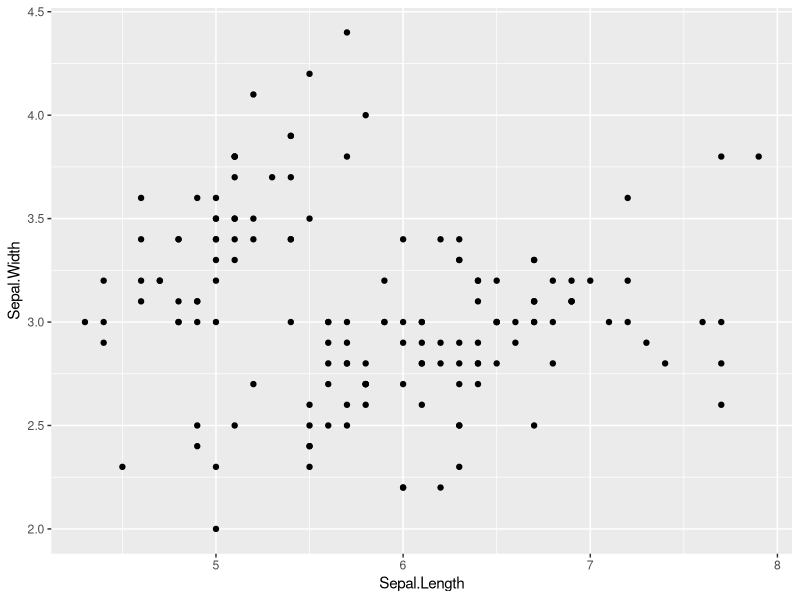
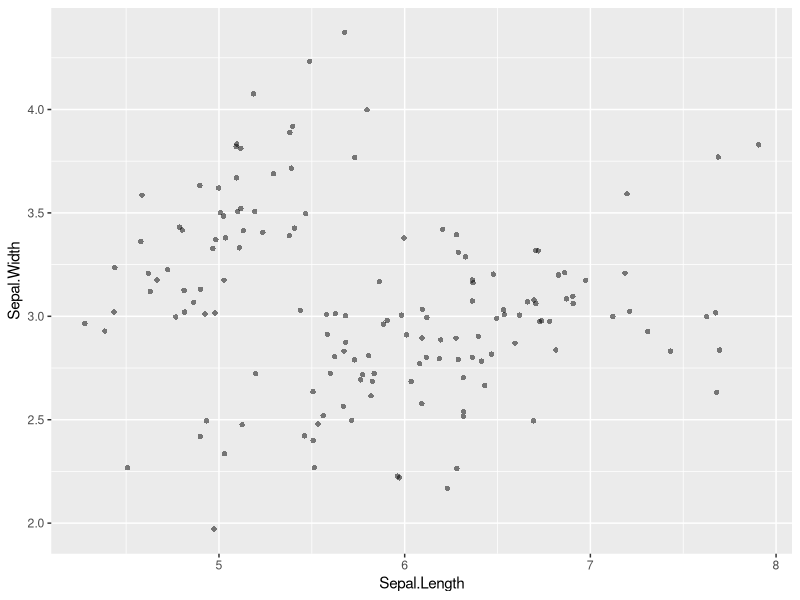
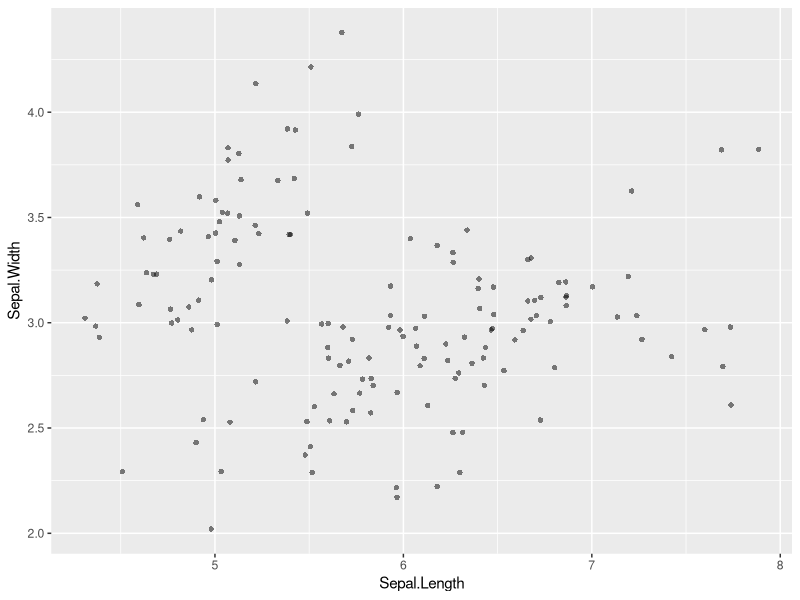
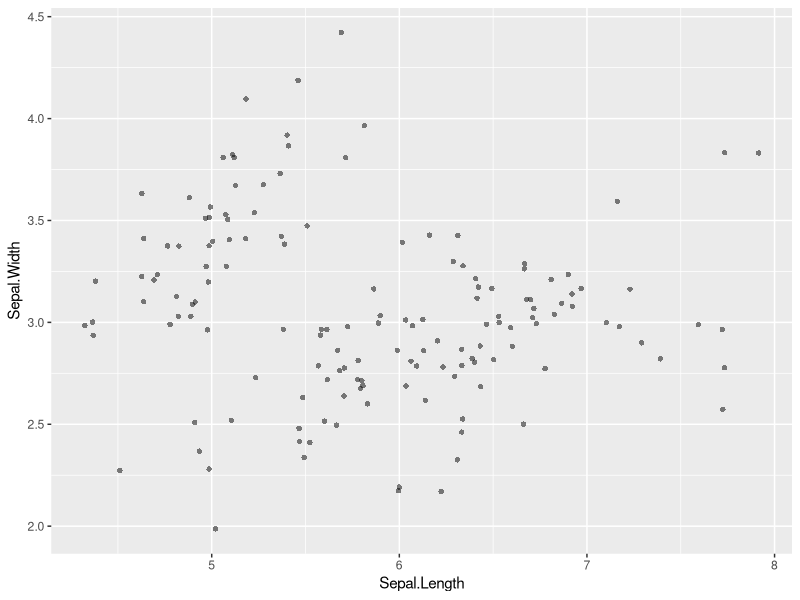
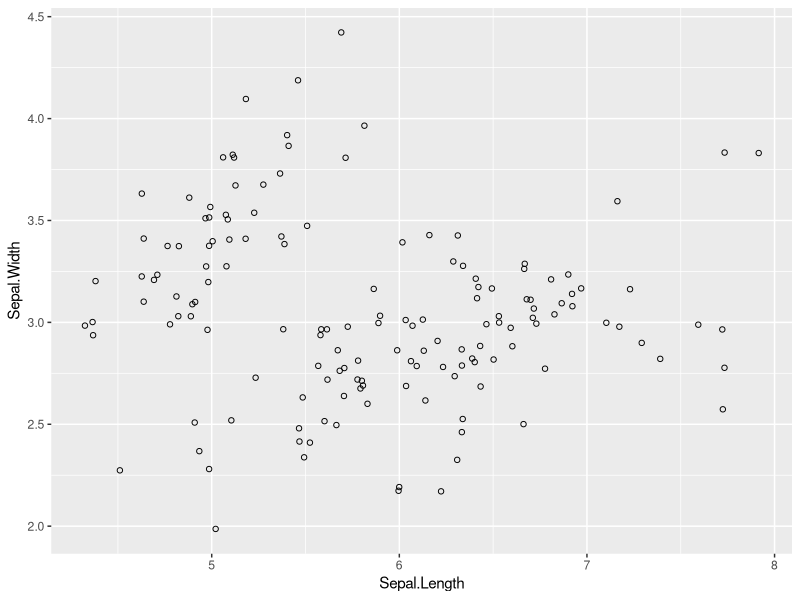
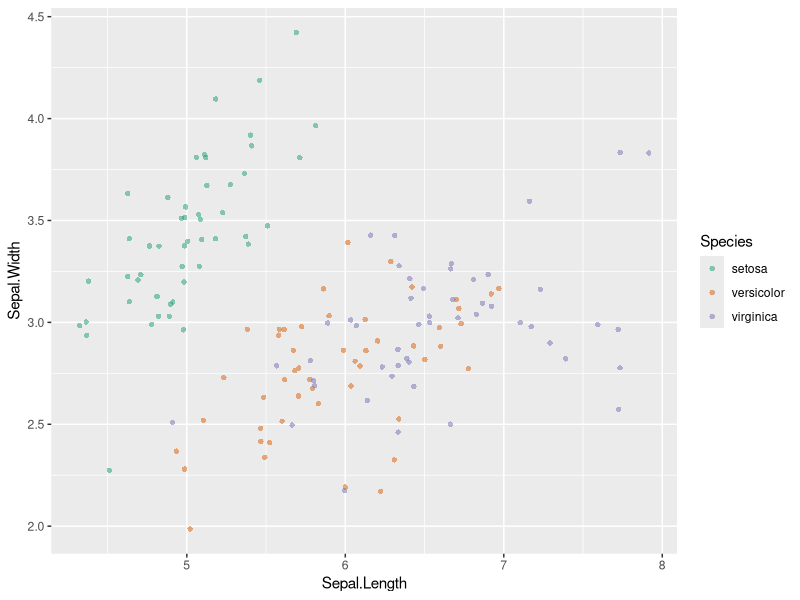
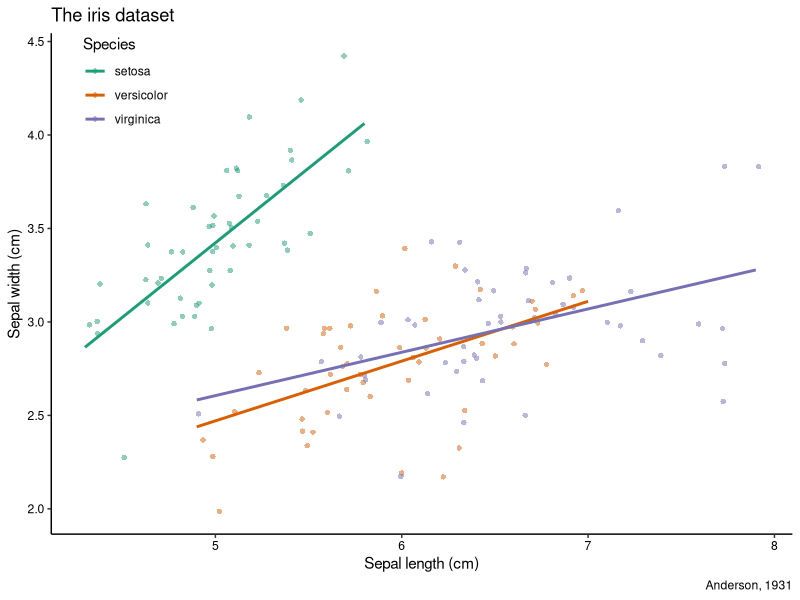
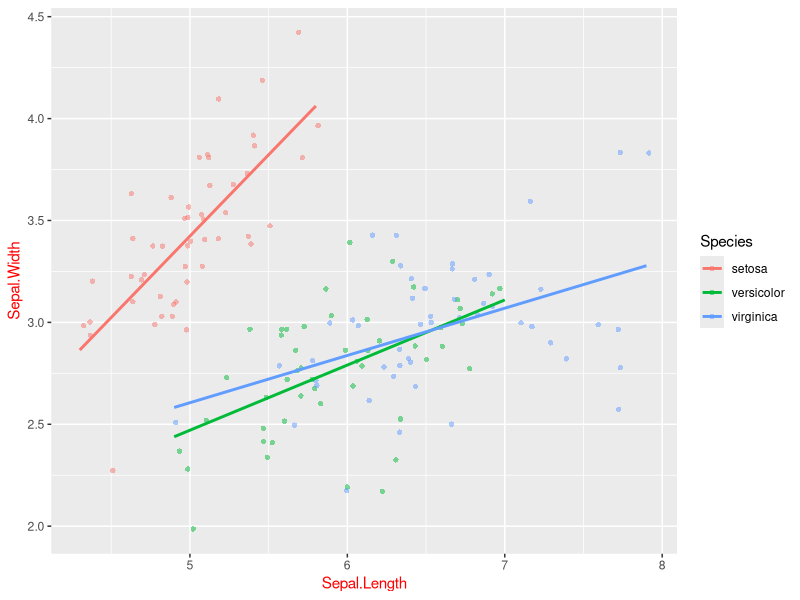

Recreate these plots in R, in order.
# Data Viz coding challenge, 
# DSI-2022-01

# Load packages
library(tidyverse)

data(iris)

iris %>% 
  as_tibble() -> iris

iris

# Making our plot - a basic scatter plot
# 1 - Create the base layer for a scatter plot
#   - Aesthetic mapping aes()
#     x axis = sepal length,
#     y axis = sepal width 
#   - Geometry
#     geom_*()
# Basic plot with lots of over-plotting
ggplot(iris, aes(Sepal.Length, Sepal.Width)) +
  geom_point()

# Causes for overplotting:
# 1 - Low-precision data
# 2 - Categorical x axis w many levels, all dots are aligned
# 3 - Integer data
# 4 - High-density data

# Solutions for over-plotting
# jitter position on the points
# alpha-blending - change the transparency (0 = transparent, 1 = opaque)
# hollow points instead of filled points
# facet or show subsets
# size of points
# Use a different geom

# How to jitter:
# Most basic
ggplot(iris, aes(Sepal.Length, Sepal.Width)) +
  geom_point(position = "jitter", shape = 16, alpha = 0.5)

# More flexible (can specify height and width)
ggplot(iris, aes(Sepal.Length, Sepal.Width)) +
  geom_jitter(shape = 16, alpha = 0.5)

# Most robust (define position separately, set the seed)
# seed is the random seed generator (any integer) 
posn_j <- position_jitter(seed = 136)

ggplot(iris, aes(Sepal.Length, Sepal.Width)) +
  geom_point(position = posn_j, shape = 16, alpha = 0.5)

# Hollow circles, opaque outline
ggplot(iris, aes(Sepal.Length, Sepal.Width)) +
  geom_point(position = posn_j, shape = 1)

# 3 - Change colors to use the "Dark2" palette from RColorBrewer
#   - Change any aspect of an aesthetic with the matching scale_*_*() function
#   - Recall: discrete, categorical, factor, qualitative


ggplot(iris, aes(Sepal.Length, Sepal.Width, color = Species)) +
  geom_point(position = posn_j, shape = 16, alpha = 0.5) +
  scale_color_brewer(palette = "Dark2")


# Add models and adjust names on scales:
ggplot(iris, aes(Sepal.Length, Sepal.Width, color = Species)) +
  geom_point(position = posn_j, shape = 16, alpha = 0.5) +
  # geom_smooth(se = FALSE, span = 0.9) +
  geom_smooth(method = "lm", se = FALSE) +
  # facet_wrap(~ Species, ncol = 2) +
  # facet_grid(. ~ Species, scales = "free") +
  # facet_grid(Species ~ ., scales = "free") +
  scale_color_brewer(palette = "Dark2") +
  labs(title = "The iris dataset",
       caption = "Anderson, 1931",
       color = "Species",
       x = "Sepal length (cm)",
       y = "Sepal width (cm)") +
  theme_classic() +
  theme(rect = element_blank(),
        legend.position = c(0.1, 0.9),
        axis.text = element_text(color = "black")) +
  NULL

# e.g.
lm(Sepal.Width ~ Sepal.Length, data = iris)


# Adjust positions of e.g. legends
# Adjust the theme
# Adjust facets

# Make your own theme adjustments as an object
theme_rick <- theme(axis.title = element_text(color = "red"))

# Call as an additional layer
ggplot(iris, aes(Sepal.Length, Sepal.Width, color = Species)) +
  geom_point(position = posn_j, shape = 16, alpha = 0.5) +
  geom_smooth(method = "lm", se = FALSE) +
  theme_rick

# Set the default theme for the entire project
theme_set(theme_rick)

# Which is called by default
ggplot(iris, aes(Sepal.Length, Sepal.Width, color = Species)) +
  geom_point(position = posn_j, shape = 16, alpha = 0.5) +
  geom_smooth(method = "lm", se = FALSE)

# revert back to the usual defual theme
theme_set(theme_gray())
ggplot(iris, aes(Sepal.Length, Sepal.Width, color = Species)) +
  geom_point(position = posn_j, shape = 16, alpha = 0.5) +
  geom_smooth(method = "lm", se = FALSE)

# How to plot all the variables:
library(GGally)

# Use a splom: scatterplot matrix (aka pairs plot)
ggpairs(iris, aes(color = Species))

# parallel coordinate plot:
# by default z-score
ggparcoord(iris, columns = 1:4, groupColumn = 5)

ggparcoord(iris, columns = 1:4, groupColumn = 5, scale = "uniminmax")


